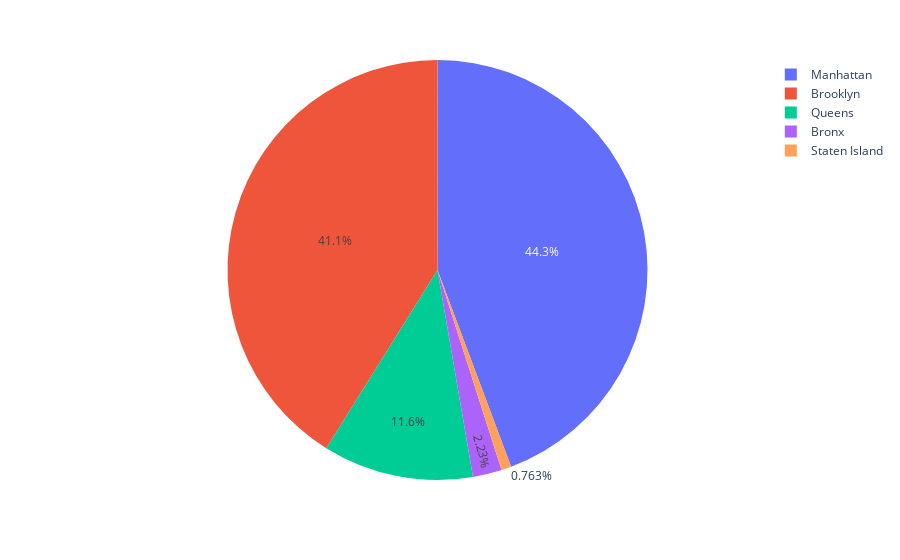

The cell this chart's notebook holds for it:
### Markdown cell above
### Listings per main district

### Code cell
# Number of listings in each main district
listings_per_district = data['neighbourhood_group'].value_counts(ascending=False)
print(f"listings per district: \n{listings_per_district}")

# Interactive piechart
px.pie(data_frame=listings_per_district, values='count', names=listings_per_district.index)

### Figure 1 — Plotly figure (JSON) as saved in the notebook; plotly's stock layout.template omitted (floating-point values rounded to 4 significant figures)
{"data": [{"domain": {"x": [0, 1], "y": [0, 1]}, "hovertemplate": "neighbourhood_group=%{label}<br>count=%{value}<extra></extra>", "labels": ["Manhattan", "Brooklyn", "Queens", "Bronx", "Staten Island"], "legendgroup": "", "name": "", "showlegend": true, "type": "pie", "values": [21661, 20104, 5666, 1091, 373]}], "layout": {"autosize": true, "legend": {"tracegroupgap": 0}, "margin": {"t": 60}}}
